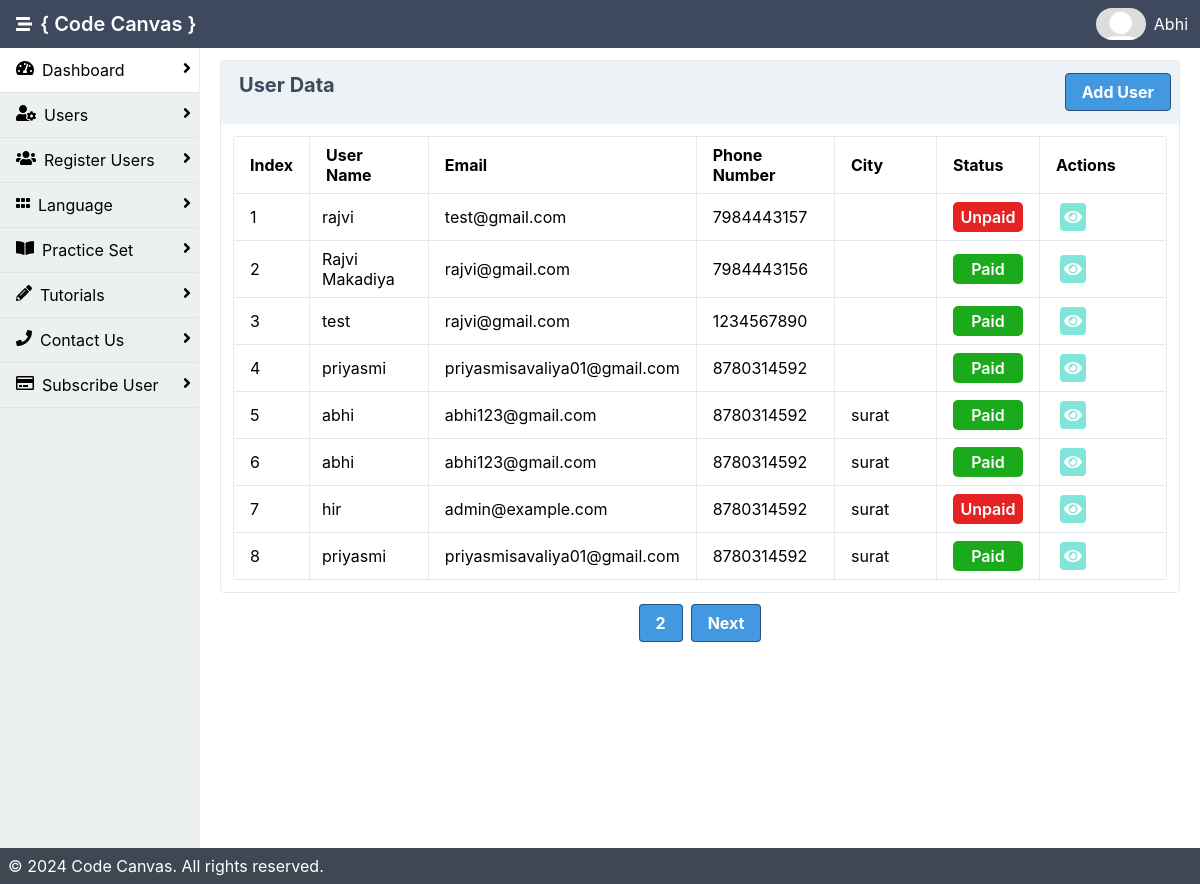
/admin/reg_user.php (signed in), run on an earlier commit of the app's database.
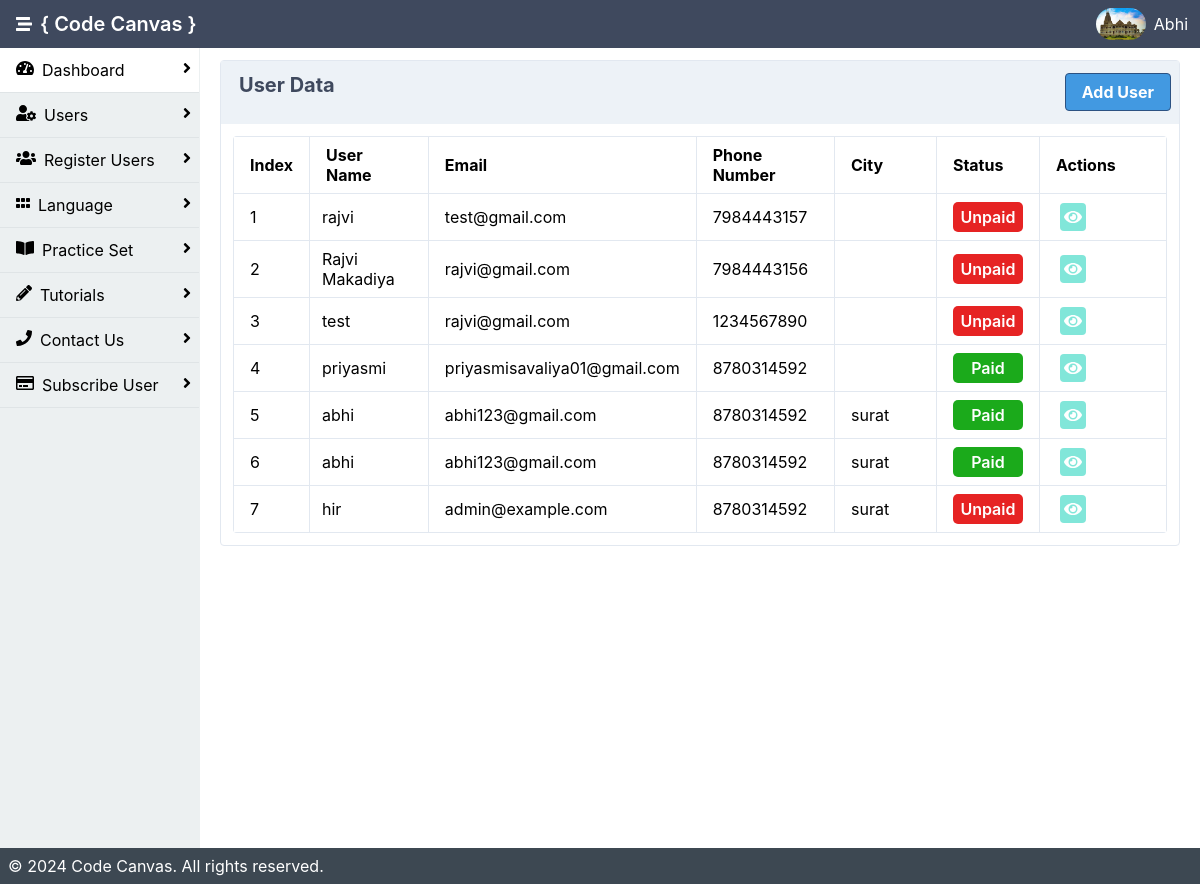
And on a later commit of the database.
### tables this page shows
CREATE TABLE `register` (
  `reg_id` int(11) NOT NULL,
  `fullname` varchar(200) DEFAULT NULL,
  `mobile` varchar(10) NOT NULL,
  `email` varchar(200) NOT NULL,
  `pwd` varchar(50) NOT NULL,
  `created_date` date NOT NULL DEFAULT current_timestamp(),
  `city` varchar(100) NOT NULL
);

CREATE TABLE `user` (
  `user_id` int(11) NOT NULL,
  `u_image` varchar(200) DEFAULT NULL,
  `name` varchar(200) NOT NULL,
  `email` varchar(200) NOT NULL,
  `passwd` varchar(50) NOT NULL,
  `is_active` int(11) NOT NULL DEFAULT 0,
  `created_date` date NOT NULL DEFAULT current_timestamp(),
  `number` varchar(10) NOT NULL,
  `city` varchar(400) NOT NULL
);

### admin/reg_user.php (the view, shortened to what this page needs)
<?php
include 'inc/header.php';
$records_per_page = 8;
$current_page = isset($_GET['page']) ? $_GET['page'] : 1;
$start_from = ($current_page - 1) * $records_per_page;
$qry = "SELECT * FROM register LIMIT $start_from, $records_per_page";
$data = mysqli_query($con, $qry);
$total_records_query = "SELECT COUNT(*) AS total FROM register";
$total_records_result = mysqli_query($con, $total_records_query);
$total_records = mysqli_fetch_assoc($total_records_result)['total'];
$total_pages = ceil($total_records / $records_per_page);
$index_start = ($current_page - 1) * $records_per_page + 0;
?>
<!DOCTYPE html>
<html lang="en">
<div class="mx-auto bg-grey-400">
    <div class="min-h-screen flex flex-col">
        <div class="flex flex-1">
            <?php include 'inc/sidebar.php'; ?>
            <main class="bg-white-500 flex-1 p-3 overflow-hidden">
            <div class="flex flex-1  flex-col md:flex-row lg:flex-row mx-2">
                        <div class="mb-2 border-solid border-gray-300 rounded border shadow-sm w-full">
                        <div class="bg-gray-200 px-2 py-3 border-solid border-gray-200 border-b flex justify-between">
                        <span class="heder">User Data</span>
                        <a class="bg-blue-500 hover:bg-blue-800 text-white font-bold py-2 px-4 border border-blue-800 rounded" href="add_user.php">Add User</a>
                    </div>
                            <div class="p-3">
                                <table class="table-responsive w-full rounded">
                                    <thead>
                                      <tr>
                                          <th class="border px-4 py-2">Index</th>
                                          <th class="border w-1/6 px-4 py-2">User Name</th>
                                          <th class="border w-1/6 px-4 py-2">Email</th>
                                          <th class="border w-1/6 px-4 py-2">Phone Number</th>
                                          <th class="border w-1/6 px-4 py-2">City</th>
                                        <th class="border w-1/7 px-4 py-2">Status</th>
                                        <th class="border w-1/5 px-4 py-2">Actions</th>
                                      </tr>
                                    </thead>
                                    <tbody>
                                    <?php
                                    $i = $index_start;
                                    $co=0;
                                    if(mysqli_num_rows($data) > 0 ){
                                        while($result= mysqli_fetch_assoc($data)){
                                        $pay = "SELECT * FROM `payment` WHERE email='".$result['email']."'";
                                        $res = mysqli_query($con, $pay);
                                        $data2 = mysqli_fetch_assoc($res);
                                        $i++;
                                        $popup_container = "popup-container".$co;
                                    ?>
                                        <tr>
                                            <td class="border px-4 py-2"><?php echo $i;?></td>
                                            <td class="border px-3 py-2"><?php echo $result['fullname'];?></td>
                                            <td class="border px-4 py-2"><?php echo $result['email'];?></td>
                                            <td class="border px-4 py-2"><?php echo $result['mobile'];?></td>
                                            <td class="border px-4 py-2"><?php echo $result['city'];?></td>
                                            <td class="border px-4 py-2"><?php
                                            if($result['email'] == isset($data2['email'])){?>
                                                <p class="paid">Paid</p>
                                                <?php }else{ ?>
                                                <p class="unpaid">Unpaid</p>
                                                <?php }?></td>
                                            <td class="border px-4 py-2">
                                            <a class="bg-teal-300 cursor-pointer rounded p-1 mx-1 text-white">
                                                        <i class="fas fa-eye" onclick="openPopup('<?php echo $popup_container; ?>')"></i></a>
                                            </td>
                                        </tr>
                                        <?php
                                        $co++;
                                        } }else{
                                            ?>
                        <tr><td class="border px-4 py-2">No Data Found!!</td></tr>
                                            <?php
                    }?>
                                    </tbody>
                                </table>
                            </div>
                        </div>
                    </div>
                    <div class="p-3">
                            <ul class="flex justify-center">
                                <?php if ($total_pages > 1) { ?>
                                    <?php for ($i = 1; $i <= $total_pages; $i++) { ?>
                                        <li class="<?php echo ($current_page == $i) ? 'hidden' : ''; ?> mr-2">
                                            <a href="?page=<?php echo $i; ?>" class="bg-blue-500 hover:bg-blue-800 text-white font-bold py-2 px-4 border border-blue-800 rounded"><?php echo $i; ?></a>
                                        </li>
                                    <?php } ?>
                                    <li class="<?php echo ($current_page == $total_pages) ? 'hidden' : ''; ?>">
                                        <a href="?page=<?php echo $current_page + 1; ?>" class="bg-blue-500 hover:bg-blue-800 text-white font-bold py-2 px-4 border border-blue-800 rounded">Next</a>
                                    </li>
                                <?php } ?>
                            </ul>
                        </div>
                </div>
        </div>
        <?php include 'inc/footer.php'; ?>
    </div>
</body>
</html>

### admin/inc/header.php (shortened to what this page needs)
<?php
include 'db.php';
$userid = $_SESSION["userid"];
$name = $_SESSION["name"];
$qry = "SELECT * FROM user WHERE user_id= '".$userid."'";
$res = mysqli_query($con , $qry);
$data = mysqli_fetch_assoc($res);
$image = "uploads/".$data['u_image'];
?>
<html lang="en">
<head>
    <link rel="stylesheet" href="./dist/styles.css">
    <link rel="stylesheet" href="https://cdnjs.cloudflare.com/ajax/libs/font-awesome/4.7.0/css/font-awesome.min.css">
</head>
<body>
<header class="bg-nav">
            <div class="flex justify-between">
                <div class="p-1 mx-3 inline-flex items-center">
                    <i class="fas fa-stream text-white" onclick="sidebarToggle()"></i>
                    <h1 class="text-white p-2">{ Code Canvas }</h1>
                </div>
                <div class="p-1 flex flex-row items-center">
                    <?php if(isset($data['u_image']) && file_exists($image)){
                                                    ?>
                    <img onmouseover="profileToggle()" class="inline-block h-8 rounded-full" src="<?php echo 'uploads/'.$data['u_image'];?>" alt="">
                    <?php }else{ ?>
                                                    <img src="uploads/images.png" onmouseover="profileToggle()" class="inline-block h-8 rounded-full"></img>
                                                    <?php } ?>
                    <a href="#" onmouseover="profileToggle()" onmouseout="profileToggle()" class="text-white p-2 no-underline hidden md:block lg:block"><?php echo $name; ?></a>
                </div>
            </div>
        </header>

### admin/inc/sidebar.php (shortened to what this page needs)
<aside id="sidebar" class="bg-side-nav w-1/2 md:w-1/6 lg:w-1/6 border-r border-side-nav hidden md:block lg:block">
    <ul class="list-reset flex flex-col">
        <a href="index.php"
                       class="font-sans no-underline">
        <li class=" w-full h-full py-3 px-2 border-b border-light-border bg-white">
                            <i class="fas fa-tachometer-alt float-left mx-2"></i>
                            Dashboard
                            <span><i class="fa fa-angle-right float-right"></i></span>
                        </li>
                    </a>
                    <a href="users.php"
                       class="font-sans no-underline">
                    <li class="w-full h-full py-3 px-2 border-b border-light-border">
                            <i class="fas fa-user-cog float-left mx-2"></i>
                            Users
                            <span><i class="fa fa-angle-right float-right"></i></span>
                        </li>
                    </a>
                    <a href="reg_user.php"
                       class="font-sans no-underline">
                    <li class="w-full h-full py-3 px-2 border-b border-light-border">
                            <i class="fa fa-users float-left mx-2"></i>
                            Register Users
                            <span><i class="fa fa-angle-right float-right"></i></span>
                        </li>
                    </a>
                    <a href="lang.php"
                       class="font-sans no-underline">
                    <li class="w-full h-full py-3 px-2 border-b border-light-border">
                            <i class="fas fa-grip-horizontal float-left mx-2"></i>
                            Language
                            <span><i class="fa fa-angle-right float-right"></i></span>
                        </li>
                    </a>
                    <a href="Practice.php"
                       class="font-sans no-underline">
                    <li class="w-full h-full py-3 px-2 border-b border-light-border">
                            <i class="fas fa-book-open float-left mx-2"></i>
                            Practice Set
                            <span><i class="fa fa-angle-right float-right"></i></span>
                        </li>
                    </a>
                    <a href="tutorials.php"
                    class="font-sans no-underline">
                    <li class="w-full h-full py-3 px-2 border-b border-light-border">
                        <i class="fas fa-pencil-alt float-left mx-2"></i>
                        Tutorials
                        <span><i class="fa fa-angle-right float-right"></i></span>
                    </li>
                </a>
                <a href="contact.php"
                class="font-sans no-underline">
                <li class="w-full h-full py-3 px-2 border-b border-light-border">
                    <i class="fas fa-phone float-left mx-2"></i>
                    Contact Us
                    <span><i class="fa fa-angle-right float-right"></i></span>
                </li>
            </a>
            <a href="pay.php"
            class="font-sans no-underline">
            <li class="w-full h-full py-3 px-2 border-b border-light-border">
                <i class="far fa-credit-card float-left mx-2"></i>
                Subscribe User
                <span><i class="fa fa-angle-right float-right"></i></span>
            </li>
        </a>
                </ul>
            </aside>

### admin/inc/footer.php
<footer class="bg-grey-darkest text-white p-2">
            <div class="flex flex-1 mx-auto">&copy; 2024 Code Canvas. All rights reserved.</div>
        </footer>

### admin/reg_user.php (style rules this page uses)
.paid { background-color: #1baa1b; color: white; border-radius: 5px; padding: 5px; font-weight: 600; text-align:center; width: 70px; }
.unpaid { background-color: #e62323; color: white; border-radius: 5px; padding: 5px; font-weight: 600; text-align:center; width: 70px; }

What changed in the data, as far as the page shows it:
removed register: fullname "priyasmi", email "priyasmisavaliya01@gmail.com", mobile "8780314592", city "surat", shows "Paid"
now on this page (row edited): user: u_image (picture)
computed for register "Rajvi Makadiya": text "Paid" → "Unpaid"
computed for register "test": text "Paid" → "Unpaid"
Also different on the page:
list line gone: "2"
text no longer shown: "Next"
